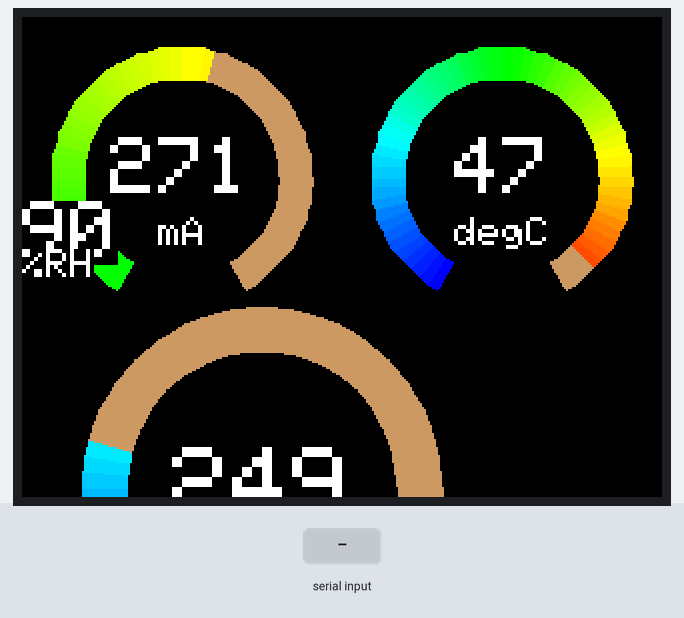
This sketch was run on a simulated Arduino Uno, built with avr-gcc and run on an emulated ATmega328P. Shown: 320×240 colour display. Inputs (shaded band) come from the test bench. What the sketch prints to the serial monitor is not drawn.

Above: at 1.49 s.
1.5 s: "1" received over the second serial link
At 3.3 s:
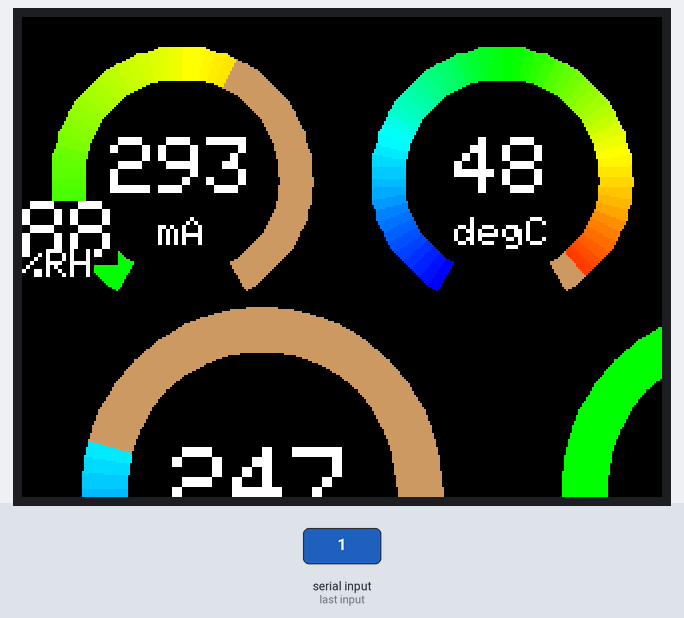
At 14.0 s:
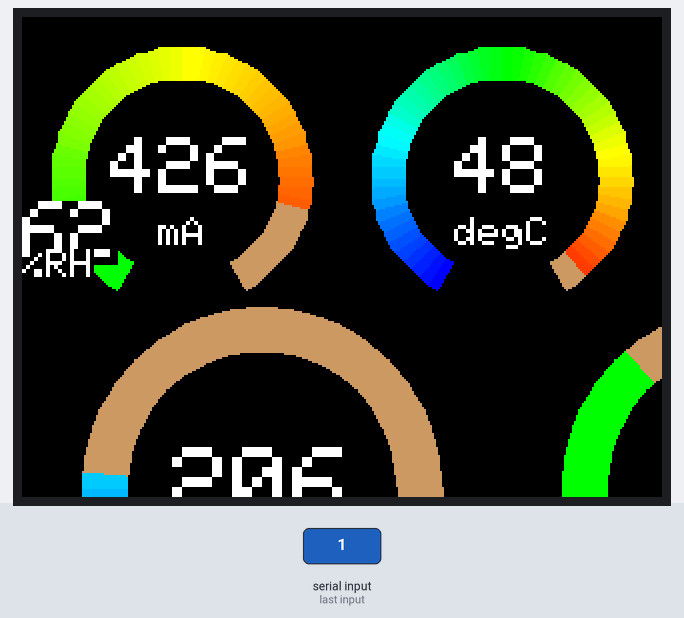
Timing chart, 0 to 15.5 s (numbered marks = the images above; inputs shaded):
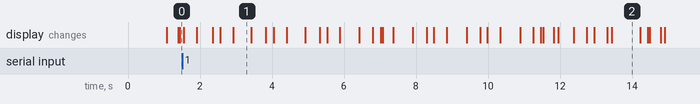

Measured:
- what the display in image 1 shows lasts 0.5 s, from 2.9 s to 3.4 s
- what the display in image 2 shows lasts 0.8 s, from 13.4 s to 14.2 s

The sketch:

meters_rings.ino
```cpp
/*
 An example showing 'ring' analogue meters on a 2.2" ILI9341 TFT 240x320
 colour screen

 The meter graphic function works best with slowly changing values without
 large rapid changes such as environmental parameters (temperature etc)

 This example uses the hardware SPI and a board based on the ATmega328
 such as an UNO.  If using a Mega or outher micocontroller then comment out
 the following line:
 #define F_AS_T
 in  the "Adafruit_FAST.h" found within the Adafruit_AS
 library folder. Change pins for other Arduinos to the hardware SPI pins.

 Needs Fonts 2, and 4 (also Font 6 if using a large size meter)

 Alan Senior 18/3/2015
 */

// Meter colour schemes
#define RED2RED 0
#define GREEN2GREEN 1
#define BLUE2BLUE 2
#define BLUE2RED 3
#define GREEN2RED 4
#define RED2GREEN 5

#include <Adafruit_GFX.h>
#include <MCUFRIEND_kbv.h>
MCUFRIEND_kbv tft;
#include <TouchScreen.h>
#include <SoftwareSerial.h>
#include <SPI.h>

#define DARK_GREY 0x2104 // Dark grey 16 bit colour
#define BLACK   0x0000
#define BLUE    0x001F
#define RED     0xF800
#define GREEN   0x07E0
#define CYAN    0x07FF
#define MAGENTA 0xF81F
#define YELLOW  0xFFE0
#define WHITE   0xFFFF
#define GREY    0xCCCCCC

uint32_t runTime = -99999;       // time for next update

int reading = 0; // Value to be displayed
int d = 0; // Variable used for the sinewave test waveform

SoftwareSerial bluetooth(0, 1); // RX, TX

void setup(void) {
  Serial.begin(9600); // Inicia a comunicação serial com o computador
  bluetooth.begin(9600); // Inicia a comunicação serial com o módulo Bluetooth
  uint16_t ID = tft.readID();
  Serial.print("TFT ID = 0x");
  Serial.println(ID, HEX);
  if (ID == 0xD3D3) ID = 0x9486; // write-only shield
  tft.begin(ID);
  tft.setRotation(1);
  tft.fillScreen(BLACK);
}


void loop() {
  if (bluetooth.available()) { // Verifica se há dados disponíveis para leitura
    char receivedChar = bluetooth.read(); // Lê o caractere recebido do Bluetooth
    Serial.print(receivedChar); // Imprime o caractere recebido no monitor serial
  }

    // reading = 1;
  // if (millis() - runTime >= 50L) { // Execute every 1s
  //   runTime = millis();

    // Test with a slowly changing value from a Sine function
    d += 5; if (d >= 360) d = 0;

    // Set the the position, gap between meters, and inner radius of the meters
    int xpos = 15, ypos = 15, gap = 30, radius = 65;

    // Draw meter and get back x position of next meter
    // Test with Sine wave function, normally reading will be from a sensor
    reading = 250 + 250 * sineWave(d+0);
    xpos = gap + ringMeter(reading, 0, 500, xpos, ypos, radius, "mA", GREEN2RED); // Draw analogue meter

    reading = 20 + 30 * sineWave(d+60);
    xpos = gap + ringMeter(reading, -10, 50, xpos, ypos, radius, "degC", BLUE2RED); // Draw analogue meter

    reading = 50 + 50 * sineWave(d + 120);
    ringMeter(reading, 0, 100, xpos, ypos, radius, "%RH", BLUE2BLUE); // Draw analogue meter

    // Draw two more larger meters
    xpos = 30, ypos = 145, gap = 60, radius = 90;

    reading = 100 + 150 * sineWave(d + 90);
    xpos = gap + ringMeter(reading, 0, 1000, xpos, ypos, radius, "mb", BLUE2RED); // Draw analogue meter

    reading = 15 + 15 * sineWave(d + 150);
    xpos = gap + ringMeter(reading, 0, 30, xpos, ypos, radius, "Volts", GREEN2GREEN); // Draw analogue meter

    // Draw a large meter
    // xpos = 40, ypos = 5, gap = 15, radius = 120;
    // reading = 175;
    // Comment out above meters, then uncomment the next line to show large meter
    //ringMeter(reading,0,200, xpos,ypos,radius," Watts",GREEN2RED); // Draw analogue meter

  // }
}


// #########################################################################
//  Draw the meter on the screen, returns x coord of righthand side
// #########################################################################
int ringMeter(int value, int vmin, int vmax, int x, int y, int r, char *units, byte scheme)
{
  // Minimum value of r is about 52 before value text intrudes on ring
  // drawing the text first is an option

  x += r; y += r;   // Calculate coords of centre of ring

  int w = r / 4;    // Width of outer ring is 1/4 of radius

  int angle = 150;  // Half the sweep angle of meter (300 degrees)

  int text_colour = 0; // To hold the text colour

  int v = map(value, vmin, vmax, -angle, angle); // Map the value to an angle v

  byte seg = 5; // Segments are 5 degrees wide = 60 segments for 300 degrees
  byte inc = 5; // Draw segments every 5 degrees, increase to 10 for segmented ring

  // Draw colour blocks every inc degrees
  for (int i = -angle; i < angle; i += inc) {

    // Choose colour from scheme
    int colour = 0;
    switch (scheme) {
      case 0: colour = RED; break; // Fixed colour
      case 1: colour = GREEN; break; // Fixed colour
      case 2: colour = BLUE; break; // Fixed colour
      case 3: colour = rainbow(map(i, -angle, angle, 0, 127)); break; // Full spectrum blue to red
      case 4: colour = rainbow(map(i, -angle, angle, 63, 127)); break; // Green to red (high temperature etc)
      case 5: colour = rainbow(map(i, -angle, angle, 127, 63)); break; // Red to green (low battery etc)
      default: colour = BLUE; break; // Fixed colour
    }

    // Calculate pair of coordinates for segment start
    float sx = cos((i - 90) * 0.0174532925);
    float sy = sin((i - 90) * 0.0174532925);
    uint16_t x0 = sx * (r - w) + x;
    uint16_t y0 = sy * (r - w) + y;
    uint16_t x1 = sx * r + x;
    uint16_t y1 = sy * r + y;

    // Calculate pair of coordinates for segment end
    float sx2 = cos((i + seg - 90) * 0.0174532925);
    float sy2 = sin((i + seg - 90) * 0.0174532925);
    int x2 = sx2 * (r - w) + x;
    int y2 = sy2 * (r - w) + y;
    int x3 = sx2 * r + x;
    int y3 = sy2 * r + y;

    if (i < v) { // Fill in coloured segments with 2 triangles
      tft.fillTriangle(x0, y0, x1, y1, x2, y2, colour);
      tft.fillTriangle(x1, y1, x2, y2, x3, y3, colour);
      text_colour = colour; // Save the last colour drawn
    }
    else // Fill in blank segments
    {
      tft.fillTriangle(x0, y0, x1, y1, x2, y2, GREY);
      tft.fillTriangle(x1, y1, x2, y2, x3, y3, GREY);
    }
  }

  // Convert value to a string
  char buf[10];
  byte len = 0; if (value > 999) len = 5;
  dtostrf(value, len, 0, buf);

  // Set the text colour to default
  // tft.setTextColor(WHITE, BLACK);
  // Uncomment next line to set the text colour to the last segment value!
  // tft.setTextColor(text_colour, BLACK);

  // Print value, if the meter is large then use big font 6, othewise use 4
  if (r > 85) showmsgXY(buf, x, y - 20, r, 5); // Value in middle
  else showmsgXY(buf, x, y - 20, r, 4); // Value in middle

  // Print units, if the meter is large then use big font 4, othewise use 2
  // tft.setTextColor(WHITE, BLACK);
  if (r > 85) showmsgXY(units, x, y + 30, r, 3); // Units display
  else showmsgXY(units, x, y + 20, r, 2); // Units display

  // Calculate and return right hand side x coordinate
  return x + r;
}

// #########################################################################
// Return a 16 bit rainbow colour
// #########################################################################
unsigned int rainbow(byte value)
{
  // Value is expected to be in range 0-127
  // The value is converted to a spectrum colour from 0 = blue through to 127 = red

  byte red = 0; // Red is the top 5 bits of a 16 bit colour value
  byte green = 0;// Green is the middle 6 bits
  byte blue = 0; // Blue is the bottom 5 bits

  byte quadrant = value / 32;

  if (quadrant == 0) {
    blue = 31;
    green = 2 * (value % 32);
    red = 0;
  }
  if (quadrant == 1) {
    blue = 31 - (value % 32);
    green = 63;
    red = 0;
  }
  if (quadrant == 2) {
    blue = 0;
    green = 63;
    red = value % 32;
  }
  if (quadrant == 3) {
    blue = 0;
    green = 63 - 2 * (value % 32);
    red = 31;
  }
  return (red << 11) + (green << 5) + blue;
}

// #########################################################################
// Return a value in range -1 to +1 for a given phase angle in degrees
// #########################################################################
float sineWave(int phase) {
  return sin(phase * 0.0174532925);
}


void showmsgXY(const char *msg, int x, int y, int r, int sz)
{
  tft.setTextSize(sz);

  // Calcula o comprimento da mensagem
  int msgLength = strlen(msg);

  // Calcula a largura total do texto
  int textWidth = msgLength * 6 * sz; // Assumindo que cada caractere tem aproximadamente 6 pixels de largura

  // Calcula a posição central do texto com base no raio do anel
  int centerX = x - textWidth / 2;

  // Se a posição central do texto ultrapassar os limites do anel, ajusta para que fique dentro do anel
  if (centerX < x - r)
    centerX = x - r;
  else if (centerX + textWidth > x + r)
    centerX = x + r - textWidth;

  // Define a cor do texto
  tft.setTextColor(WHITE, BLACK);

  // Define a posição do cursor para o centro do texto
  tft.setCursor(centerX, y);

  // Imprime a mensagem
  tft.print(msg);
}
```
